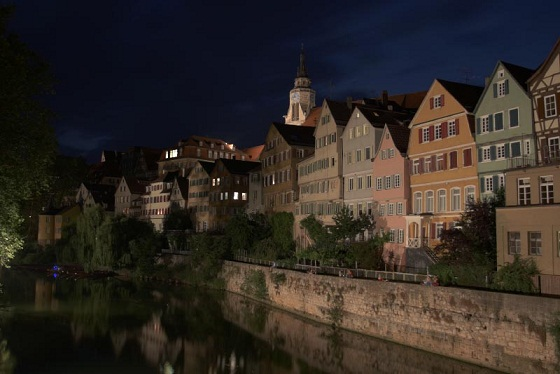
%> input picture allinone/eimage/tubingen/2.jpg, 560 x 374 px; its folder holds only this picture in this run
$ octave aggregate.m   (GNU Octave 9; MATLAB toolbox functions it lacks are replaced by stand-ins)
%> lines starting %> are read from the running program, lines starting %| are printed output that depends on the picture
### allinone/load_images.m
% This procedure loads a sequence of images
%
% Arguments:
%   'path', refers to a directory which contains a sequence of JPEG or PPM
%   images
%   'reduce' is an optional parameter that controls downsampling, e.g., reduce = .5
%   downsamples all images by a factor of 2.
%
% tom.mertens@gmail.com, August 2007
%

function I = load_images(path, reduce)
%> called with path = 'eimage/tubingen'

if ~exist('reduce')
    reduce = 1;
end

if (reduce > 1 || reduce <= 0)
    error('reduce must fulfill: 0 < reduce <= 1');
end

% find all JPEG or PPM files in directory
files = dir([path '/*.jpg']);
N = length(files);
if (N == 0)
    files = dir([path '/*.png']);
    N = length(files);
    if (N == 0)
        error('no files found');
    end
end

% allocate memory
sz = size(imread([path '/' files(1).name]));
%> sz = [374 560 3]
r = floor(sz(1)*reduce);
%> r = 374
c = floor(sz(2)*reduce);
%> c = 560
I = zeros(r,c,3,N);
%> I: size 374x560x3 double; every value is 0

% read all files
for i = 1:N

    % load image
    filename = [path '/' files(i).name];
    im = double(imread(filename)) / 255;
    if (size(im,1) ~= sz(1) || size(im,2) ~= sz(2))
        error('images must all have the same size');
    end

    % optional downsampling step
    if (reduce < 1)
        im = imresize(im,[r c],'bicubic');
    end

    I(:,:,:,i) = im;
end

### allinone/grad.m
function [ga,gb,gc]=grad(a,b,c)
 sz=size(a);
 gax=zeros(sz(1),sz(2));
 gbx=zeros(sz(1),sz(2));
 gcx=zeros(sz(1),sz(2));
 gay=zeros(sz(1),sz(2));
 gby=zeros(sz(1),sz(2));
 gcy=zeros(sz(1),sz(2));
  for i=1:sz(1)
      for j=1:(sz(2)-1)
      gax(i,j)=abs(a(i,j)-a(i,j+1));
      gbx(i,j)=abs(b(i,j)-b(i,j+1));
      gcx(i,j)=abs(c(i,j)-c(i,j+1));
      end
 end

for j=1:sz(2)
      for i=1:(sz(1)-1)
      gay(i,j)=abs(a(i,j)-a(i+1,j));
      gby(i,j)=abs(b(i,j)-b(i+1,j));
      gcy(i,j)=abs(c(i,j)-c(i+1,j));
      end
end
ga=gax+gay;
gb=gbx+gby;
gc=gcx+gcy;


ga(:,sz(2))=1;
ga(sz(1),:)=1;
gb(:,sz(2))=1;
gb(sz(1),:)=1;
gc(:,sz(2))=1;
gc(sz(1),:)=1;
end

### allinone/avginten.m
function [avgin]=avginten(grad)
%grad=uint8(255*grad);
i=double(grad);
[r,c]=size(i);
l=sum(i,2);
l=sum(l);
avgin=((l/((r-1)*(c-1))));

### allinone/aggregate.m
clear all
t1=cputime;
I = load_images('eimage/tubingen');

sz=size(I);
%> sz = [374 560 3]
ppp=0;
qqq=300;
%showinputfigures(I);
avgintensity=zeros(8,3);
[g1,g2,g3]=grad(I(:,:,1,1),I(:,:,2,1),I(:,:,3,1));
%> after the loop in grad, `for i=1:sz(1)`:
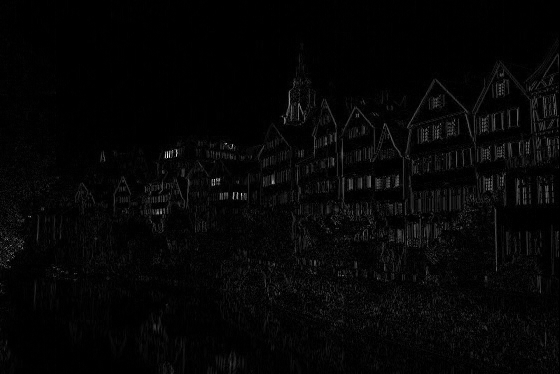
%> gax: size 374x560 double; min 0, max 0.988, mean 0.0232
%> after the loop in grad, `for j=1:sz(2)`:
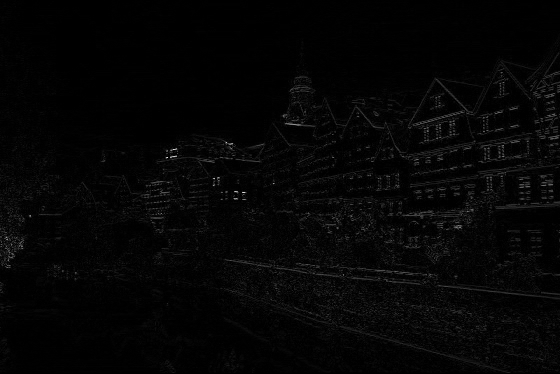
%> gay: size 374x560 double; min 0, max 0.925, mean 0.0202
%> in grad, `ga(sz(1),:)=1;`:
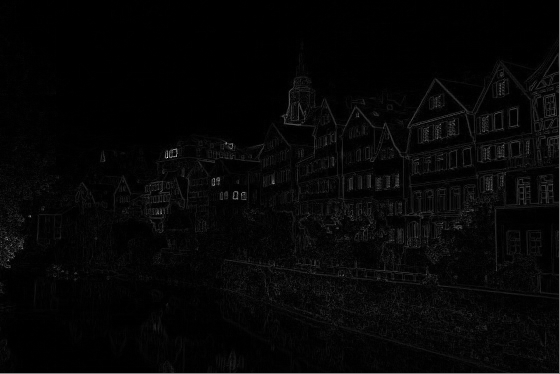
%> ga: size 374x560 double; min 0, max 1.91, mean 0.0477; drawn with min black and max white
%> in grad, `gb(sz(1),:)=1;`:
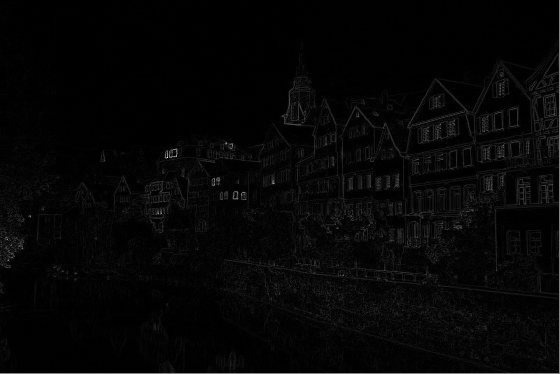
%> gb: size 374x560 double; min 0, max 1.91, mean 0.0464; drawn with min black and max white
%> in grad, `gc(sz(1),:)=1;`:
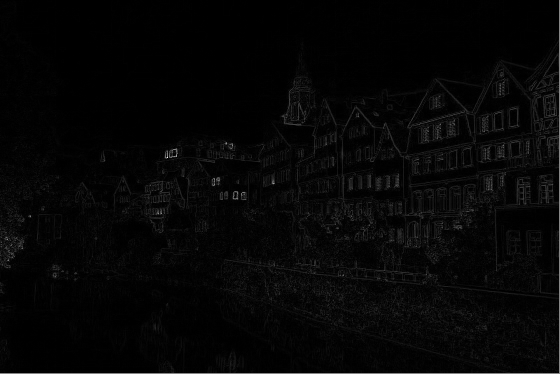
%> gc: size 374x560 double; min 0, max 1.9, mean 0.0463; drawn with min black and max white
avgintensity(1,1)=avginten(g1);
%> in avginten, `l=sum(i,2);`: l = 374 values, max 560 at index 374, min 2.31 at index 29, mean 26.74
%> in avginten, `l=sum(l);`: l = 9999.3
%> in avginten, `avgin=((l/((r-1)*(c-1))));`: avgin = 0.048
avgintensity(1,2)=avginten(g2);
avgintensity(1,3)=avginten(g3);
%> (the run ends here)
